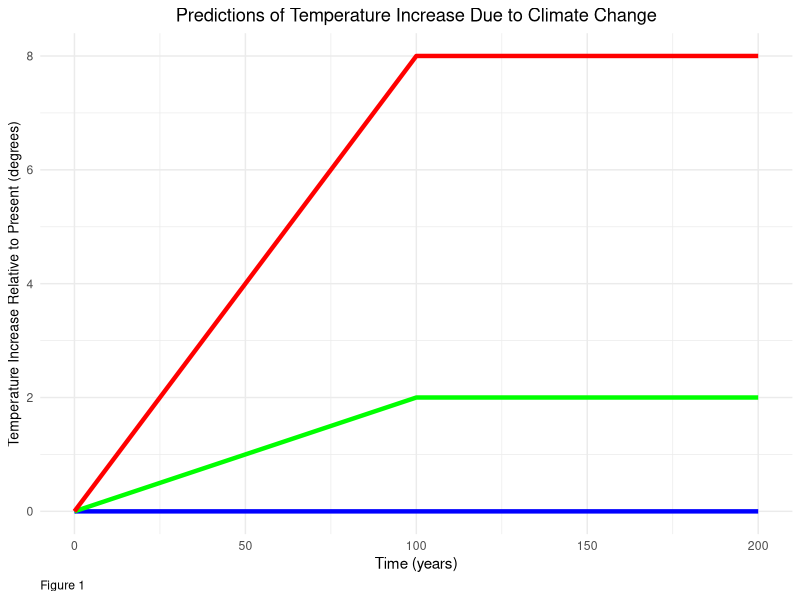
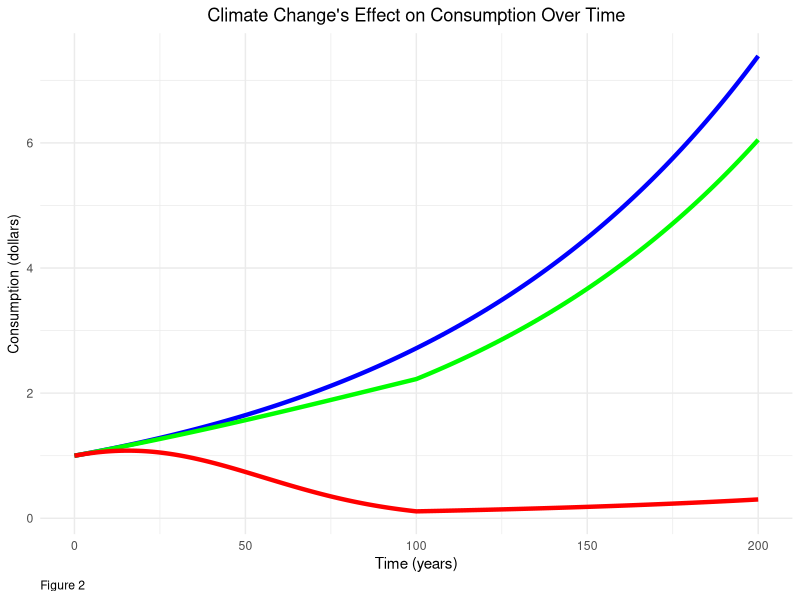
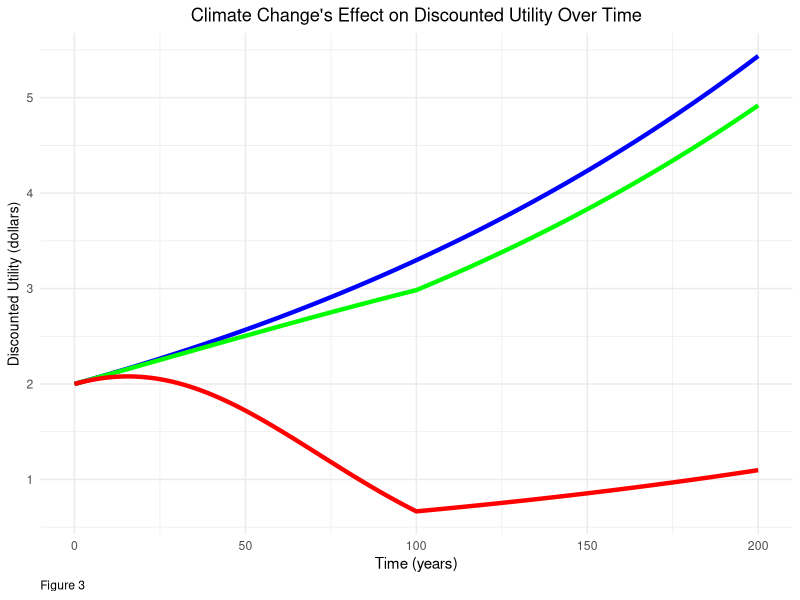

Generate these figures, in order, with R:
## ---- chunk 1
knitr::opts_chunk$set(echo = TRUE)

library(tidyverse)

# Variables:
# temperature at time t
# t = time
# t_diff = T = temperature at time 100 (given)

 #overall value for T

# Givens & Vectors:

t_vector <- seq(0,200, by = 1)

## ---- chunk 2
# Function 1 - Temperature(t)

temp <- function(t, t_diff){
  out = pmin((t*t_diff)/100,t_diff)
  return(out)
}


# Function 2 - Retention (t)

retention <- function(t, t_diff, B){
  out = exp(-B * (temp(t, t_diff))^2)
  return(out)
}


# Function 3 - Consumption (t)
consumption <- function(t, t_diff, B, g){
  out = retention(t, t_diff, B) * exp(g*t)
  return(out)
}


# Function 4 - Utility (C)

utility <- function(C, n){
  out = (C^(1-n))/(1-n)
  return(out)
}


# Function 5 - Discount Rate (Ramsey Rule)

r <- function(d, n, g){
  out = (d + n*g)
  return(out)
}


## ---- chunk 3
# T = 0

# Temperature df

temp_df_T_0 <- data.frame(t = t_vector) %>% 
  mutate(temp = temp(t_vector,
                     t_diff = 0))
  

# Retention df

retent_df_T_0 <- data.frame(t = t_vector) %>% 
  mutate(retent = retention(t_vector,
                            t_diff = 0,
                            B = .05)) 
# Consumption df

consum_df_T_0 <- data.frame(t = t_vector) %>% 
  mutate(consum = consumption(t_vector,
                              t_diff = 0,
                              B = 0.05,
                              g = 0.01))

# Utility df

C_0 <- consum_df_T_0$consum

utility_df_T_0 <- data.frame(t = t_vector) %>% 
  mutate(consum = C_0) %>% 
  mutate(utility = utility(C = C_0,
                           n = .5))
  
## ---- chunk 4
# T = 2

# Temperature df

temp_df_T_2 <- data.frame(t = t_vector) %>% 
  mutate(temp = temp(t_vector,
                     t_diff = 2)) 

# Retention df

retent_df_T_2 <- data.frame(t = t_vector) %>% 
  mutate(retent = retention(t_vector,
                            t_diff = 2,
                            B = .05)) 
# Consumption df

consum_df_T_2 <- data.frame(t = t_vector) %>% 
  mutate(consum = consumption(t_vector,
                              t_diff = 2,
                              B = 0.05,
                              g = 0.01))

# Utility df

C_2 <- consum_df_T_2$consum

utility_df_T_2 <- data.frame(t = t_vector) %>% 
  mutate(consum = C_2) %>% 
  mutate(utility = utility(C = C_2,
                           n = .5))
  
## ---- chunk 5
# T = 8

# Temperature df

temp_df_T_8 <- data.frame(t = t_vector) %>% 
  mutate(temp = temp(t_vector,
                     t_diff = 8))

# Retention df

retent_df_T_8 <- data.frame(t = t_vector) %>% 
  mutate(retent = retention(t_vector,
                            t_diff = 8,
                            B = .05)) 
# Consumption df

consum_df_T_8 <- data.frame(t = t_vector) %>% 
  mutate(consum = consumption(t_vector,
                              t_diff = 8,
                              B = 0.05,
                              g = 0.01))

# Utility df

C_8 <- consum_df_T_8$consum

utility_df_T_8 <- data.frame(t = t_vector) %>% 
  mutate(consum = C_8) %>% 
  mutate(utility = utility(C = C_8,
                           n = .5))
  
## ---- chunk 6
# a
# plot temperature over time
# scenario 1: no climate change


# scenario 2: moderate climate change

# scenario 3: major climate change
## ---- chunk 7
ggplot () +
  geom_line(data = temp_df_T_0,
            aes( x = t,
                 y = temp),
            size = 1.5,
            color = "blue") +
  geom_line(data = temp_df_T_2,
            aes( x = t,
                 y = temp),
            size = 1.5,
            color = "green") +
  geom_line(data = temp_df_T_8,
            aes( x = t,
                 y = temp),
            size = 1.5,
            color = "red") +
  labs(title = "Predictions of Temperature Increase Due to Climate Change" ,
       x = "Time (years)",
       y = "Temperature Increase Relative to Present (degrees)",
       caption = "Figure 1") +
  theme_minimal() +
  theme(plot.title = element_text(hjust = 0.5),
        plot.caption = element_text(hjust = 0),
        axis.title.y = element_text(size = 10))
             
## ---- chunk 8
ggplot () +
  geom_line(data = consum_df_T_0,
             aes( x = t,
                  y = consum),
             size = 1.5,
             color = "blue") +
  geom_line(data = consum_df_T_2,
             aes( x = t,
                  y = consum),
             size = 1.5,
             color = "green") +
  geom_line(data = consum_df_T_8,
             aes( x = t,
                  y = consum),
             size = 1.5,
             color = "red") +
  labs(title = "Climate Change's Effect on Consumption Over Time" ,
       x = "Time (years)",
       y = "Consumption (dollars)",
       caption = "Figure 2") +
  theme_minimal() +
  theme(plot.title = element_text(hjust = 0.5),
        plot.caption = element_text(hjust = 0),
        axis.title.y = element_text(size = 10))
## ---- chunk 9
ggplot () +
  geom_line(data = utility_df_T_0,
            aes( x = t,
                  y = utility),
            size = 1.5,
            color = "blue") +
  geom_line(data = utility_df_T_2,
            aes( x = t,
                  y = utility),
            size = 1.5,
            color = "green") +
  geom_line(data = utility_df_T_8,
            aes( x = t,
                  y = utility),
            size = 1.5,
            color = "red") +
labs(title = "Climate Change's Effect on Discounted Utility Over Time" ,
       x = "Time (years)",
       y = "Discounted Utility (dollars)",
       caption = "Figure 3") +
  theme_minimal() +
  theme(plot.title = element_text(hjust = 0.5),
        plot.caption = element_text(hjust = 0),
        axis.title.y = element_text(size = 10))
## ---- chunk 10
# T = 4.4
# Maintained givens from plot 1

# Temperature df

temp_df_T_4_4 <- data.frame(t = t_vector) %>% 
  mutate(temp = temp(t_vector,
                     t_diff = 4.4))

# Retention df

retent_df_T_4_4 <- data.frame(t = t_vector) %>% 
  mutate(retent = retention(t_vector,
                            t_diff = 4.4,
                            B = .05)) 
# Consumption df

consum_df_T_4_4 <- data.frame(t = t_vector) %>% 
  mutate(consum = consumption(t_vector,
                              t_diff = 4.4,
                              B = 0.05,
                              g = 0.01))

# Utility df

C_4_4 <- consum_df_T_4_4$consum

utility_df_T_4_4 <- data.frame(t = t_vector) %>% 
  mutate(consum = C_4_4) %>% 
  mutate(utility = utility(C = C_4_4,
                           n = .5))
  
## ---- chunk 11
# Present value discounted over 200 years w/ climate change

# discount rate
r_given <- r(.005, .5, .01)

# Value calculation
pv_df_4_4 <- data.frame(t = t_vector) %>% 
  mutate(pv_4_4 = (utility_df_T_4_4$utility)/(1 + r_given)^(t_vector))

pv_4_4 = sum(pv_df_4_4$pv_4_4)

# Present value discounted over 200 years w/o climate change

# Value calculation
pv_df_0 <- data.frame(t = t_vector) %>% 
  mutate(pv_0 = (utility_df_T_0$utility)/(1 + r_given)^(t_vector))

pv_0 = sum(pv_df_0$pv_0)
## ---- chunk 12

L_cc <- abs(pv_0-pv_4_4)/pv_0 * 100


## ---- chunk 13
# Present value discounted over 200 years w/ climate change
# T = 4.4 + .44 = 4.84

# Temperature df

temp_df_T_4_84 <- data.frame(t = t_vector) %>% 
  mutate(temp = temp(t_vector,
                     t_diff = 4.84))

# Retention df

retent_df_T_4_84 <- data.frame(t = t_vector) %>% 
  mutate(retent = retention(t_vector,
                            t_diff = 4.84,
                            B = .05)) 
# Consumption df

consum_df_T_4_84 <- data.frame(t = t_vector) %>% 
  mutate(consum = consumption(t_vector,
                              t_diff = 4.84,
                              B = 0.05,
                              g = 0.01))

# Utility df

C_4_84 <- consum_df_T_4_84$consum

utility_df_T_4_84 <- data.frame(t = t_vector) %>% 
  mutate(consum = C_4_84) %>% 
  mutate(utility = utility(C = C_4_84,
                           n = .5))

# Value calculation
pv_df_4_84 <- data.frame(t = t_vector) %>% 
  mutate(pv_4_84 = (utility_df_T_4_84$utility)/(1 + r_given)^(t_vector))

pv_4_84 = sum(pv_df_4_84$pv_4_84)

## ---- chunk 14

L_T_sens <- abs(pv_0-pv_4_84)/pv_0 * 100


## ---- chunk 15
# T = 4.4 ************************************************************************************************
# B = .055

# Retention df

retent_df_B_055 <- data.frame(t = t_vector) %>% 
  mutate(retent = retention(t_vector,
                            t_diff = 4.4,
                            B = .055)) 
# Consumption df

consum_df_B_055 <- data.frame(t = t_vector) %>% 
  mutate(consum = consumption(t_vector,
                              t_diff = 4.4,
                              B = 0.055,
                              g = 0.01))

# Utility df

C_B_055 <- consum_df_B_055$consum

utility_df_B_055 <- data.frame(t = t_vector) %>% 
  mutate(consum = C_B_055) %>% 
  mutate(utility = utility(C = C_B_055,
                           n = .5))

# Value calculation
pv_df_B_055 <- data.frame(t = t_vector) %>% 
  mutate(pv_B_055 = (utility_df_B_055$utility)/(1 + r_given)^(t_vector))

pv_B_055 = sum(pv_df_B_055$pv_B_055)

# T = 0 *************************************************************************************************
# B = .055

# Retention df

retent_df_T_0_B <- data.frame(t = t_vector) %>% 
  mutate(retent = retention(t_vector,
                            t_diff = 0,
                            B = .055)) 
# Consumption df

consum_df_T_0_B <- data.frame(t = t_vector) %>% 
  mutate(consum = consumption(t_vector,
                              t_diff = 0,
                              B = 0.055,
                              g = 0.01))

# Utility df

C_0_B <- consum_df_T_0_B$consum

utility_df_T_0_B <- data.frame(t = t_vector) %>% 
  mutate(consum = C_0_B) %>% 
  mutate(utility = utility(C = C_0_B,
                           n = .5))

# Present value discounted over 200 years w/o climate change
# Value calculation
pv_df_0_B <- data.frame(t = t_vector) %>% 
  mutate(pv_0_B = (utility_df_T_0_B$utility)/(1 + r_given)^(t_vector))

pv_0_B = sum(pv_df_0_B$pv_0_B)
## ---- chunk 16

L_B_sens <- abs(pv_0_B-pv_B_055)/pv_0_B * 100


## ---- chunk 17
# T = 4.4 ***********************************************************************
# g = .01 + .001 = .011

# Consumption df

consum_df_g_01 <- data.frame(t = t_vector) %>% 
  mutate(consum = consumption(t_vector,
                              t_diff = 4.4,
                              B = 0.05,
                              g = 0.011))

# Utility df

C_g_01 <- consum_df_g_01$consum

utility_df_g_01 <- data.frame(t = t_vector) %>% 
  mutate(consum = C_g_01) %>% 
  mutate(utility = utility(C = C_g_01,
                           n = .5))

#T = 0****************************************************************************
# g = .01 + .001 = .011
# Temperature df

# Consumption df

consum_df_T_0_g <- data.frame(t = t_vector) %>% 
  mutate(consum = consumption(t_vector,
                              t_diff = 0,
                              B = 0.05,
                              g = 0.011))

# Utility df

C_0_g <- consum_df_T_0_g$consum

utility_df_T_0_g <- data.frame(t = t_vector) %>% 
  mutate(consum = C_0_g) %>% 
  mutate(utility = utility(C = C_0_g,
                           n = .5))


# discount rate
r_g <- r(.005, .5, .011) 

# Value calculation
pv_df_g_01 <- data.frame(t = t_vector) %>% 
  mutate(pv_g_01 = (utility_df_g_01$utility)/(1 + r_g)^(t_vector))

pv_g_01 = sum(pv_df_g_01$pv_g_01)

# Present value discounted over 200 years w/o climate change

# Value calculation
pv_df_0_g <- data.frame(t = t_vector) %>% 
  mutate(pv_0_g = (utility_df_T_0_g$utility)/(1 + r_g)^(t_vector))

pv_0_g = sum(pv_df_0_g$pv_0_g)
## ---- chunk 18

L_g_sens <- abs(pv_0_g-pv_g_01)/pv_0_g * 100


## ---- chunk 19
# T = 4.4************************************************************************
# n = 0.5 +.05 = 0.55


# Utility df
# C_4_4 is not affected by N so it is ok to leave as is

utility_df_n_55 <- data.frame(t = t_vector) %>% 
  mutate(consum = C_4_4) %>% 
  mutate(utility = utility(C = C_4_4,
                           n = .55))

# T = 0 ************************************************************************
# n = 0.5 +.05 = 0.55

# Utility df
# Leave consum = C_0 because it is unaffected by n

utility_df_T_0_n <- data.frame(t = t_vector) %>% 
  mutate(consum = C_0) %>% 
  mutate(utility = utility(C = C_0,
                           n = .55))

# discount rate
r_n <- r(.005, .55, .01) 

# Value calculation
pv_df_n_55 <- data.frame(t = t_vector) %>% 
  mutate(pv_n_55 = (utility_df_n_55$utility)/(1 + r_n)^(t_vector))

pv_n_55 = sum(pv_df_n_55$pv_n_55)

# Present value discounted over 200 years w/o climate change

# Value calculation
pv_df_0_n <- data.frame(t = t_vector) %>% 
  mutate(pv_0_n = (utility_df_T_0_n$utility)/(1 + r_n)^(t_vector))

pv_0_n = sum(pv_df_0_n$pv_0_n)
## ---- chunk 20

L_n_sens <- abs(pv_0_n-pv_n_55)/pv_0_n * 100


## ---- chunk 21
# Made the below function to populate values to a data frame for values of theta from 0 - 1. pv_theta is eqiuvalent to the present value at each one of those thetas.
# To match pv_4_4 = 198.66 we have to find the pv_theta value that matches 198.66. It is around 40%

#Givens:
theta_vector <- seq(0,1,by = .005)
n = 0.5

theta_solver_pv_0 <- function(theta) { 
  out = (1-theta)^(1-n)*pv_0
  return(out)
  
pv_theta_T_4_4 <- data.frame(t = t_vector)  %>% 
  mutate(theta = theta_vector) %>% 
  mutate( pv_theta = theta_solver_pv_0(theta_vector))
}


## ---- chunk 22
#pv_2

pv_df_2 <- data.frame(t = t_vector) %>% 
  mutate(pv_2 = (utility_df_T_2$utility)/(1 + r_given)^(t_vector))

pv_2 = sum(pv_df_2$pv_2)

## ---- chunk 23
# T = 4

# Temperature df

temp_df_T_4 <- data.frame(t = t_vector) %>% 
  mutate(temp = temp(t_vector,
                     t_diff = 4)) 

# Retention df

retent_df_T_4 <- data.frame(t = t_vector) %>% 
  mutate(retent = retention(t_vector,
                            t_diff = 4,
                            B = .05)) 
# Consumption df

consum_df_T_4 <- data.frame(t = t_vector) %>% 
  mutate(consum = consumption(t_vector,
                              t_diff = 4,
                              B = 0.05,
                              g = 0.01))

# Utility df

C_4 <- consum_df_T_4$consum

utility_df_T_4 <- data.frame(t = t_vector) %>% 
  mutate(consum = C_4) %>% 
  mutate(utility = utility(C = C_4,
                           n = .5))
## ---- chunk 24
#pv_4

pv_df_4 <- data.frame(t = t_vector) %>% 
  mutate(pv_4 = (utility_df_T_4$utility)/(1 + r_given)^(t_vector))

pv_4 = sum(pv_df_4$pv_4)

## ---- chunk 25
# T = 6

# Temperature df

temp_df_T_6 <- data.frame(t = t_vector) %>% 
  mutate(temp = temp(t_vector,
                     t_diff = 6)) 

# Retention df

retent_df_T_6 <- data.frame(t = t_vector) %>% 
  mutate(retent = retention(t_vector,
                            t_diff = 6,
                            B = .05)) 
# Consumption df

consum_df_T_6 <- data.frame(t = t_vector) %>% 
  mutate(consum = consumption(t_vector,
                              t_diff = 6,
                              B = 0.05,
                              g = 0.01))

# Utility df

C_6 <- consum_df_T_6$consum

utility_df_T_6 <- data.frame(t = t_vector) %>% 
  mutate(consum = C_6) %>% 
  mutate(utility = utility(C = C_6,
                           n = .5))
## ---- chunk 26
#pv_6

pv_df_6 <- data.frame(t = t_vector) %>% 
  mutate(pv_6 = (utility_df_T_6$utility)/(1 + r_given)^(t_vector))

pv_6 = sum(pv_df_6$pv_6)
## ---- chunk 27

theta_solver_prob <- function(theta) { 
  out = (1-theta)^(1-n)*((pv_2*0.2)+(pv_4*0.5) + (pv_6*0.3))
  return(out)
}

pv_prob <- (pv_2*0.2)+(pv_4*0.5) + (pv_6*0.3)


# We needed to calculate a new pv for the weighted values. This becomes our Vnot (198.66 last time, 201.34 this time) and we solve the exact same way as 2d. Answer is between 37.5% - 38%

pv_theta_T_prob <- data.frame(t = t_vector)  %>% 
  mutate(theta = theta_vector) %>% 
  mutate( pv_theta = theta_solver_prob(theta_vector))


